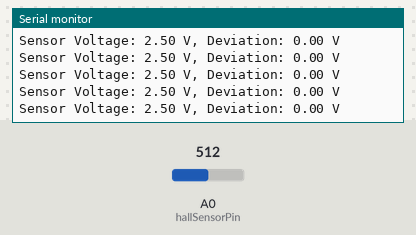
This sketch was run on a simulated Arduino Uno, built with avr-gcc and run on an emulated ATmega328P. Shown: the last lines printed to the serial monitor. Inputs (shaded band) come from the test bench; at power-on: A0 (hallSensorPin) = 512.

Above: at 1.2 s.
1.3 s: A0 (hallSensorPin) set to 536
At 1.41 s:
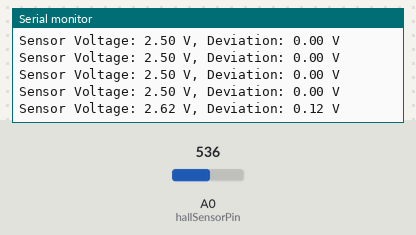
4.3 s: A0 (hallSensorPin) set to 551
At 4.51 s:
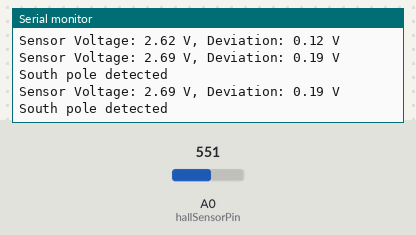
5.9 s: A0 (hallSensorPin) set to 511
At 6.05 s:
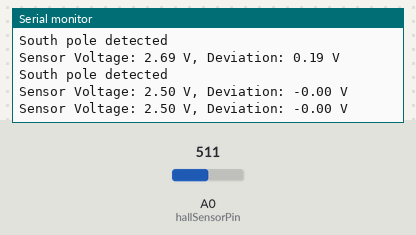
8.9 s: A0 (hallSensorPin) set to 467
At 9.13 s:
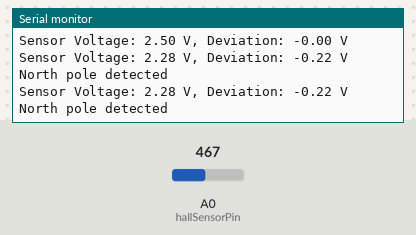
Timing chart, 0 to 11.9 s (numbered marks = the images above; inputs shaded):
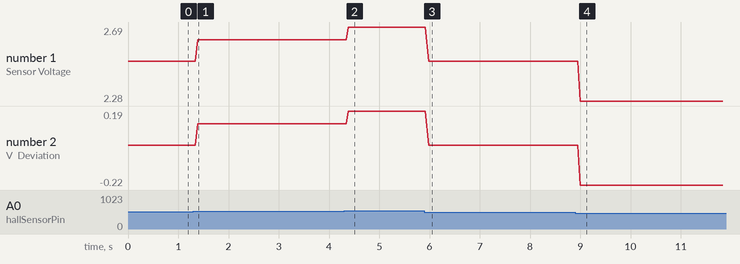

The sketch:

Magnetic_v1.ino
```cpp
const int hallSensorPin = A0;  // Analog input pin that the Hall sensor is connected to
const float biasVoltage = 2.5; // Bias voltage around which the sensor is centered
const int adcResolution = 1024; // ADC resolution for Arduino Uno, Mega, etc. (10-bit resolution)
const float referenceVoltage = 5.0; // Reference voltage for the ADC (typically 5V for most Arduinos)

void setup() {
  Serial.begin(9600);
}

void loop() {
  // Read the value from the Hall sensor
  int sensorValue = analogRead(hallSensorPin);

  // Convert the analog reading (which goes from 0 - adcResolution) to a voltage (0 - referenceVoltage)
  float sensorVoltage = sensorValue * (referenceVoltage / adcResolution);

  // Calculate the deviation from the bias voltage
  float deviation = sensorVoltage - biasVoltage;

  // Print out the sensor voltage and deviation
  Serial.print("Sensor Voltage: ");
  Serial.print(sensorVoltage);
  Serial.print(" V, Deviation: ");
  Serial.print(deviation);
  Serial.println(" V");
   // Check the deviation and print the corresponding pole detection
  if (deviation > 0.15) {
    Serial.println("South pole detected");
  } else if (deviation < -0.15) {
    Serial.println("North pole detected");
  }

}
```

Measured:
- the behaviour switches between 542 and 543 on A0 (hallSensorPin) (found by bisection; images 1 and 2)
- the behaviour switches between 482 and 481 on A0 (hallSensorPin) (found by bisection; images 3 and 4)
- after the input at 1.3 s, the serial monitor: prints a new line after 0.09 s (image 1)
- after the input at 4.3 s, the serial monitor: prints a new line after 0.08 s (image 2)
- after the input at 5.9 s, the serial monitor: prints a new line after 0.08 s (image 3)
- after the input at 8.9 s, the serial monitor: prints a new line after 0.10 s (image 4)
- plotted number 1: 2.5 → 2.62 after the input at 1.3 s, 2.62 → 2.69 after the input at 4.3 s, 2.69 → 2.5 after the input at 5.9 s, 2.5 → 2.28 after the input at 8.9 s
- plotted number 2: 0 → 0.12 after the input at 1.3 s, 0.12 → 0.19 after the input at 4.3 s, 0.19 → 0 after the input at 5.9 s, 0 → -0.22 after the input at 8.9 s
